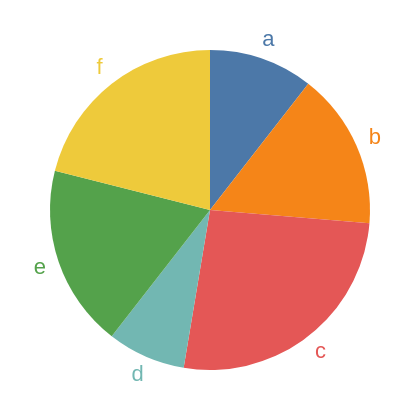

The specification (Vega-Lite) saved for this image:
### Vega specification from a JSON file in a GitHub repository (floating-point values rounded to 4 significant figures)
{"$schema": "https://vega.github.io/schema/vega/v5.json", "description": "A simple pie chart with labels.", "background": "white", "padding": 5, "width": 200, "height": 200, "style": "cell", "encode": {"update": {"stroke": {"value": null}}}, "data": [{"name": "source_0", "values": [{"category": "a", "value": 4}, {"category": "b", "value": 6}, {"category": "c", "value": 10}, {"category": "d", "value": 3}, {"category": "e", "value": 7}, {"category": "f", "value": 8}]}, {"name": "data_1", "source": "source_0", "transform": [{"type": "stack", "groupby": [], "field": "value", "sort": {"field": ["category"], "order": ["ascending"]}, "as": ["value_start", "value_end"], "offset": "zero"}, {"type": "filter", "expr": "isValid(datum[\"value\"]) && isFinite(+datum[\"value\"])"}]}, {"name": "data_2", "source": "source_0", "transform": [{"type": "stack", "groupby": [], "field": "value", "sort": {"field": ["category", "category"], "order": ["ascending", "ascending"]}, "as": ["value_start", "value_end"], "offset": "zero"}, {"type": "filter", "expr": "isValid(datum[\"value\"]) && isFinite(+datum[\"value\"])"}]}], "marks": [{"name": "layer_0_marks", "type": "arc", "style": ["arc"], "from": {"data": "data_1"}, "encode": {"update": {"outerRadius": {"value": 80}, "fill": {"scale": "color", "field": "category"}, "x": {"signal": "width", "mult": 0.5}, "y": {"signal": "height", "mult": 0.5}, "innerRadius": {"value": 0}, "startAngle": {"scale": "theta", "field": "value_end"}, "endAngle": {"scale": "theta", "field": "value_start"}}}}, {"name": "layer_1_marks", "type": "text", "style": ["text"], "from": {"data": "data_2"}, "encode": {"update": {"radius": {"value": 90}, "fill": {"scale": "color", "field": "category"}, "x": {"signal": "width", "mult": 0.5}, "y": {"signal": "height", "mult": 0.5}, "text": {"signal": "isValid(datum[\"category\"]) ? datum[\"category\"] : \"\"+datum[\"category\"]"}, "align": {"value": "center"}, "baseline": {"value": "middle"}, "theta": {"signal": "scale(\"theta\", 0.5 * datum[\"value_start\"] + 0.5 * datum[\"value_end\"])"}}}}], "scales": [{"name": "theta", "type": "linear", "domain": {"fields": [{"data": "data_1", "field": "value_start"}, {"data": "data_1", "field": "value_end"}, {"data": "data_2", "field": "value_start"}, {"data": "data_2", "field": "value_end"}]}, "range": [0, 6.283], "zero": true}, {"name": "color", "type": "ordinal", "domain": {"fields": [{"data": "data_1", "field": "category"}, {"data": "data_2", "field": "category"}], "sort": true}, "range": "category"}]}
